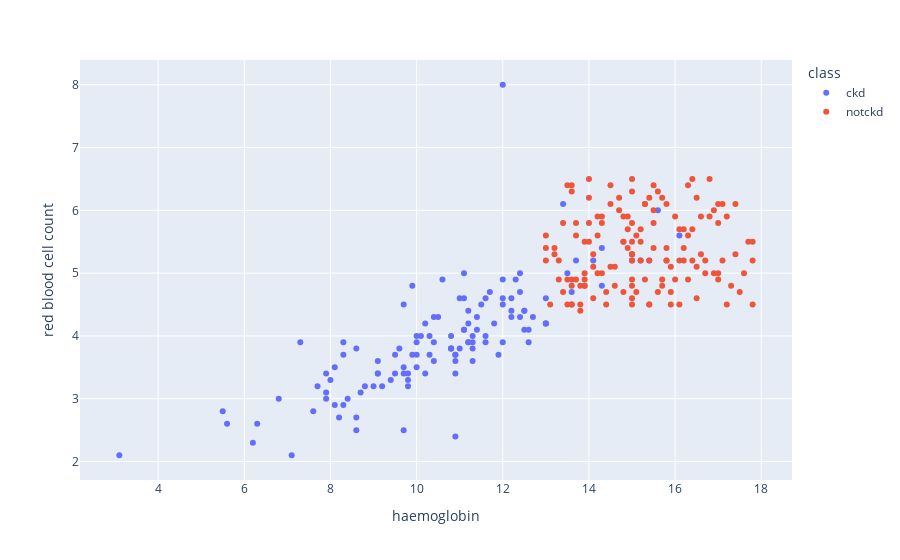

The code cell stored with this chart in its notebook:
### Code cell
scatter("haemoglobin","red blood cell count")

### Figure 1 — Plotly figure (JSON) as saved in the notebook; plotly's stock layout.template omitted (floating-point values rounded to 4 significant figures; data arrays with more than 128 entries replaced by an {"elided": "..."} marker saying what was removed)
{"data": [{"hovertemplate": "class=ckd<br>haemoglobin=%{x}<br>red blood cell count=%{y}<extra></extra>", "legendgroup": "ckd", "marker": {"color": "#636efa", "symbol": "circle"}, "mode": "markers", "name": "ckd", "orientation": "v", "showlegend": true, "type": "scatter", "x": {"elided": "250 float values"}, "xaxis": "x", "y": {"elided": "250 float values"}, "yaxis": "y"}, {"hovertemplate": "class=notckd<br>haemoglobin=%{x}<br>red blood cell count=%{y}<extra></extra>", "legendgroup": "notckd", "marker": {"color": "#EF553B", "symbol": "circle"}, "mode": "markers", "name": "notckd", "orientation": "v", "showlegend": true, "type": "scatter", "x": {"elided": "150 float values"}, "xaxis": "x", "y": {"elided": "150 float values"}, "yaxis": "y"}], "layout": {"legend": {"title": {"text": "class"}, "tracegroupgap": 0}, "margin": {"t": 60}, "xaxis": {"anchor": "y", "domain": [0, 1], "title": {"text": "haemoglobin"}}, "yaxis": {"anchor": "x", "domain": [0, 1], "title": {"text": "red blood cell count"}}}}
